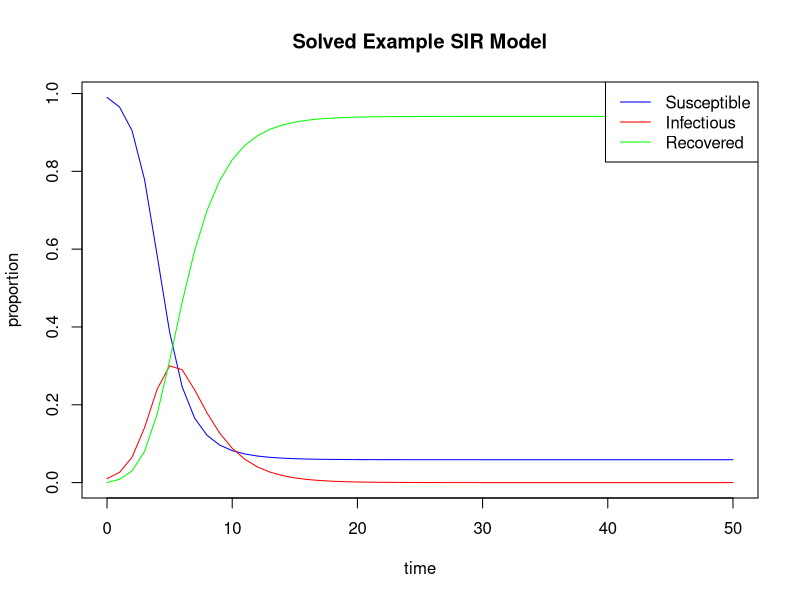

Recreate this plot in R.
## ---- chunk 1
ModelFunc <- function(time,state,parameters){
  # Extracting the state variables
  # Since we are doing this in the context of SIR models, we have the state variables S, I, and R
  S <- state["S"]
  I <- state["I"]
  R <- state["R"]
  
  # Extracting the model parameters
  # Again, we are doing this for an SIR model, so we have two parameters - the transmission and recovery rate
  beta <- parameters["beta"]
  gamma <- parameters["gamma"]
  
  # Now we are going to use those previously extracted state variables and parameters to construct our model equations (differential equations)
  
  dS <- -(beta*I*S)
  dI <- (beta*I*S) - (gamma*I)
  dR <- (gamma*I)
  
  # Now we will return those model equations as a list
  return(list(c(dS,dI,dR)))
}
## ---- chunk 2
library(deSolve)

# Here we are specifying the initial values to be passed into the parameter y
# Make sure these initial values line up exactly with the state variables extracted in the model function from before
initial_vals <- c(S=0.99,I=0.01,R=0)

# Here we are specifying the parameters of the model and their values
# Make sure these parameters line up exactly with the parameters extracted in the model function from before

model_parameters <- c(beta=1.5,gamma=0.5)

# Here we are specifying the times for which outputs are calculated
# The closer together these times are, the higher the output resolution

output_times <- seq(0,50,by=1)

# Now we can call the function ode like so:

output <- ode(func=ModelFunc,y=initial_vals,parms=model_parameters,times=output_times)

# Printing the first 5 rows of the output matrix
print(head(output,5))
## ---- chunk 3
matplot(x = output[,"time"], y = output[,2:4], type = "l", lty = 1, xlab = "time", ylab = "proportion", main = "Solved Example SIR Model", col = c("blue","red","green"))

# Adding a legend
legend("topright",legend = c("Susceptible", "Infectious", "Recovered"), col = c("blue","red","green"), lty = 1)
